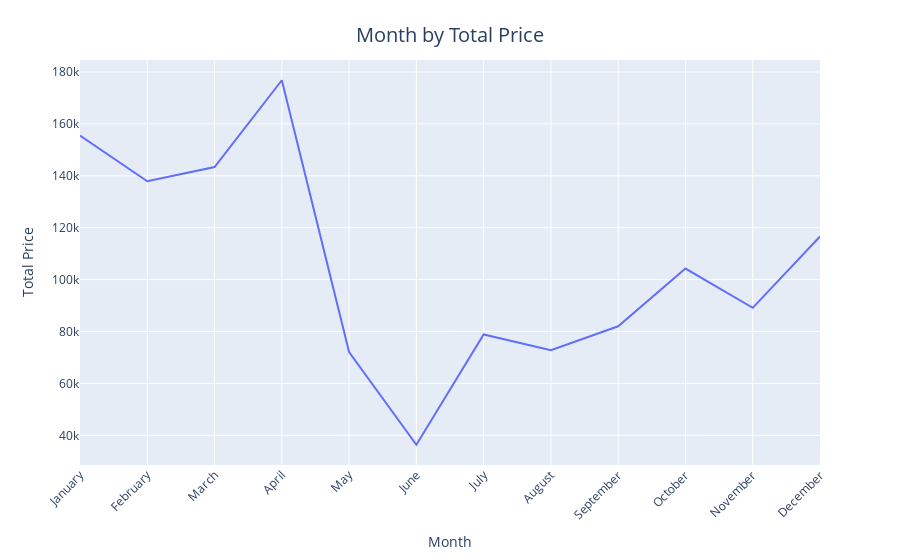

This figure's notebook cell:
### Code cell
fig = px.line(x = df_sorted['Month_Name'], y = df_sorted['TotalPrice'])

fig.update_layout(
    xaxis_title='Month ',
    yaxis_title='Total Price',
    title_text='Month by Total Price',
    title_x=0.5,
    title_y=0.95,
    title_font=dict(size=20),
    xaxis_tickangle=-45
)

fig.show()

### Figure 1 — Plotly figure (JSON) as saved in the notebook; plotly's stock layout.template omitted (floating-point values rounded to 4 significant figures)
{"data": [{"hovertemplate": "x=%{x}<br>y=%{y}<extra></extra>", "legendgroup": "", "line": {"color": "#636efa", "dash": "solid"}, "marker": {"symbol": "circle"}, "mode": "lines", "name": "", "orientation": "v", "showlegend": false, "type": "scatter", "x": ["January", "February", "March", "April", "May", "June", "July", "August", "September", "October", "November", "December"], "xaxis": "x", "y": [155500.0, 137900.0, 143400.0, 176800.0, 72110.0, 36360.0, 78880.0, 72770.0, 82010.0, 104300.0, 89130.0, 116600.0], "yaxis": "y"}], "layout": {"legend": {"tracegroupgap": 0}, "margin": {"t": 60}, "title": {"font": {"size": 20}, "text": "Month by Total Price", "x": 0.5, "y": 0.95}, "xaxis": {"anchor": "y", "domain": [0, 1], "tickangle": -45, "title": {"text": "Month "}}, "yaxis": {"anchor": "x", "domain": [0, 1], "title": {"text": "Total Price"}}}}
